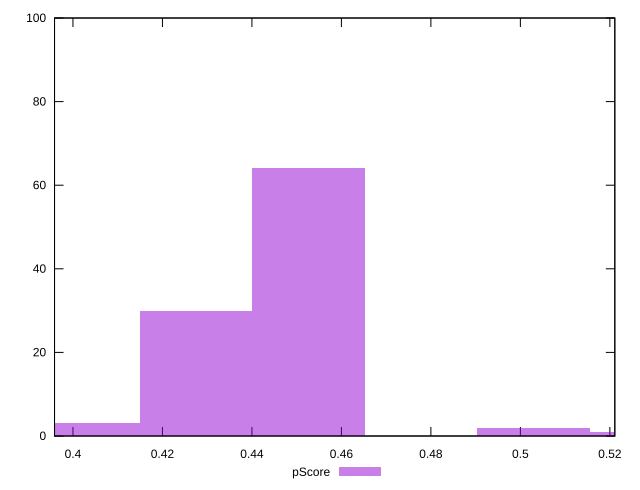

gnuplot code for this plot:
reset

$pScore <<EOF
0.5029169587875892 2
0.5280628067269687 1
0.4526252629088303 64
0.42747941496945085 30
0.4023335670300714 3
EOF

set key outside below
set boxwidth 0.025145847939379462
set xrange [0.39588235294117646:0.5211111111111111]
set yrange [0:100]
set trange [0:100]
set style fill transparent solid 0.5 noborder
set terminal svg size 640, 490 enhanced background rgb 'white'
set output "reports/report_00027_2021-02-24T12-40-31.850Z/uses-rel-preload/samples/agenda/pScore/histogram.svg"

plot $pScore title "pScore" with boxes

reset
